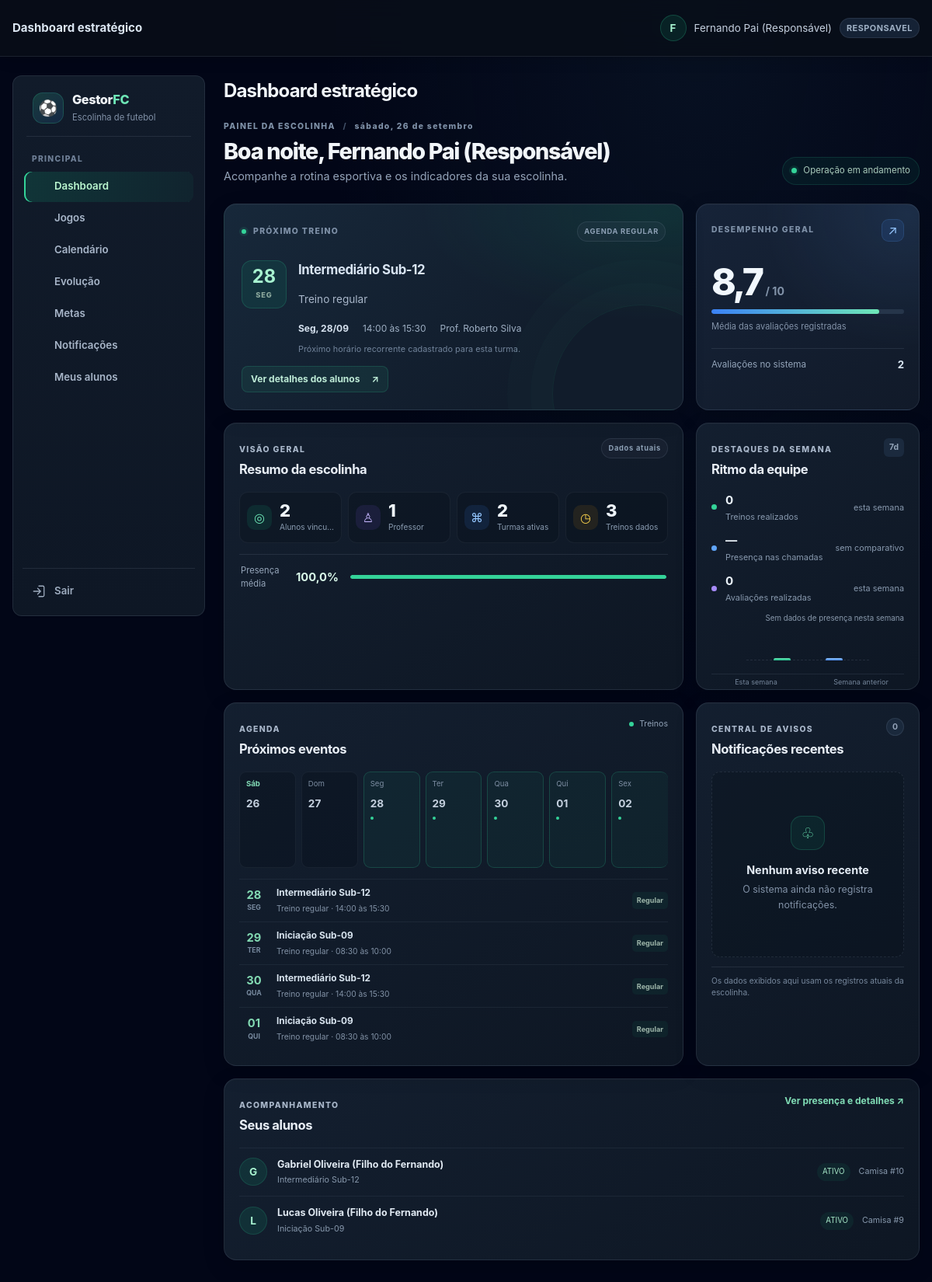
Page /dashboard.php (signed in) on the committed database.
### tables this page shows
CREATE TABLE TB_TURMA (
    COD_TURMA INT AUTO_INCREMENT PRIMARY KEY,
    COD_ESCOLINHA INT NOT NULL,
    COD_PROFESSOR INT NULL,
    NOME VARCHAR(50) NOT NULL,
    FAIXA_ETARIA VARCHAR(30) NOT NULL,
    DIAS_TREINO VARCHAR(100) NOT NULL,
    HORARIO VARCHAR(50) NOT NULL,
    CAPACIDADE INT DEFAULT 25,
    ATIVA TINYINT(1) DEFAULT 1,
    CRIADO_EM TIMESTAMP DEFAULT CURRENT_TIMESTAMP,
    FOREIGN KEY (COD_ESCOLINHA) REFERENCES TB_ESCOLINHA(COD_ESCOLINHA) ON DELETE CASCADE,
    FOREIGN KEY (COD_PROFESSOR) REFERENCES TB_USUARIO(COD_USUARIO) ON DELETE SET NULL
);

CREATE TABLE TB_USUARIO (
    COD_USUARIO INT AUTO_INCREMENT PRIMARY KEY,
    COD_ESCOLINHA INT NOT NULL,
    NOME VARCHAR(100) NOT NULL,
    EMAIL VARCHAR(100) NOT NULL UNIQUE,
    SENHA_HASH VARCHAR(255) NOT NULL,
    PERFIL ENUM('ADMIN', 'SECRETARIA', 'PROFESSOR', 'RESPONSAVEL', 'ALUNO') NOT NULL DEFAULT 'ADMIN',
    ATIVO TINYINT(1) DEFAULT 1,
    CRIADO_EM TIMESTAMP DEFAULT CURRENT_TIMESTAMP,
    FOREIGN KEY (COD_ESCOLINHA) REFERENCES TB_ESCOLINHA(COD_ESCOLINHA) ON DELETE CASCADE
);

CREATE TABLE TB_ALUNO (
    COD_ALUNO INT AUTO_INCREMENT PRIMARY KEY,
    COD_ESCOLINHA INT NOT NULL,
    COD_RESPONSAVEL INT NOT NULL,
    COD_USUARIO INT NULL UNIQUE,
    NOME VARCHAR(100) NOT NULL,
    DATA_NASCIMENTO DATE NOT NULL,
    POSICAO VARCHAR(30) DEFAULT 'Meio-Campo',
    NUMERO_CAMISA INT NULL,
    STATUS ENUM('ATIVO', 'INATIVO', 'PENDENTE') DEFAULT 'ATIVO',
    DATA_MATRICULA DATE DEFAULT (CURRENT_DATE),
    OBSERVACOES_MEDICAS TEXT NULL,
    CRIADO_EM TIMESTAMP DEFAULT CURRENT_TIMESTAMP,
    FOREIGN KEY (COD_ESCOLINHA) REFERENCES TB_ESCOLINHA(COD_ESCOLINHA) ON DELETE CASCADE,
    FOREIGN KEY (COD_RESPONSAVEL) REFERENCES TB_RESPONSAVEL(COD_RESPONSAVEL) ON DELETE RESTRICT,
    FOREIGN KEY (COD_USUARIO) REFERENCES TB_USUARIO(COD_USUARIO) ON DELETE SET NULL
);

### dashboard.php (the view, shortened to what the rows shown need)
<?php
require_once __DIR__ . '/includes/layout.php';
$db = getDB();
$escolinha = currentEscolinhaId();
$perfil = $_SESSION['user_role'];
$podeAdministrar = hasRole(['ADMIN', 'SECRETARIA']);
$podeDarAula = hasRole(['ADMIN', 'PROFESSOR']);
$podeGerenciarUsuarios = hasRole(['ADMIN']);
$ehResponsavel = $perfil === 'RESPONSAVEL';
$responsavel = 0;
$filhos = [];
if ($ehResponsavel) {
    $consulta = $db->prepare('SELECT COD_RESPONSAVEL FROM TB_RESPONSAVEL WHERE COD_USUARIO = ? AND COD_ESCOLINHA = ?');
    $consulta->execute([$_SESSION['user_id'], $escolinha]);
    $responsavel = (int) $consulta->fetchColumn();
    if ($responsavel) {
        $consulta = $db->prepare(
            "SELECT a.COD_ALUNO, a.NOME, a.STATUS, a.NUMERO_CAMISA,
                    GROUP_CONCAT(DISTINCT t.NOME ORDER BY t.NOME SEPARATOR ', ') AS TURMAS
             FROM TB_ALUNO a
             LEFT JOIN TB_MATRICULA m ON m.COD_ALUNO = a.COD_ALUNO AND m.STATUS = 'ATIVA'
             LEFT JOIN TB_TURMA t ON t.COD_TURMA = m.COD_TURMA
             WHERE a.COD_RESPONSAVEL = ? AND a.COD_ESCOLINHA = ?
             GROUP BY a.COD_ALUNO ORDER BY a.NOME"
        );
        $consulta->execute([$responsavel, $escolinha]);
        $filhos = $consulta->fetchAll();
    }
}
$parametrosTurma = [$escolinha];
$filtroTurma = '';
$filtroVinculoResponsavel = '';
$parametrosResponsavel = [];
if ($ehResponsavel) {
    $filtroVinculoResponsavel = $responsavel ? " AND EXISTS (
        SELECT 1 FROM TB_MATRICULA m
        JOIN TB_ALUNO aluno ON aluno.COD_ALUNO = m.COD_ALUNO
        WHERE m.COD_TURMA = t.COD_TURMA AND m.STATUS = 'ATIVA'
          AND aluno.COD_RESPONSAVEL = ? AND aluno.COD_ESCOLINHA = ?
    )" : ' AND 1 = 0';
    if ($responsavel) {
        $parametrosResponsavel = [$responsavel, $escolinha];
    }
}
$consulta = $db->prepare(
    'SELECT DISTINCT t.COD_TURMA, t.NOME, t.DIAS_TREINO, t.HORARIO,
            u.NOME AS PROFESSOR
     FROM TB_TURMA t
     LEFT JOIN TB_USUARIO u ON u.COD_USUARIO = t.COD_PROFESSOR AND u.ATIVO = 1
     WHERE t.COD_ESCOLINHA = ? AND t.ATIVA = 1' . $filtroTurma . $filtroVinculoResponsavel . '
     ORDER BY t.NOME'
);
$consulta->execute(array_merge($parametrosTurma, $parametrosResponsavel));
$turmasVisiveis = $consulta->fetchAll();
$relogio = $db->query("SELECT CURDATE() AS HOJE, TIME_FORMAT(CURTIME(), '%H:%i') AS AGORA")->fetch();
$hoje = new DateTimeImmutable($relogio['HOJE']);
$agora = $relogio['AGORA'];
function dashboardDiasTreino($dias) {
    $mapa = [
        'domingo' => 0, 'segunda' => 1, 'terça' => 2, 'terca' => 2,
        'quarta' => 3, 'quinta' => 4, 'sexta' => 5, 'sábado' => 6, 'sabado' => 6
    ];
    preg_match_all('/domingo|segunda|terça|terca|quarta|quinta|sexta|sábado|sabado/iu', (string) $dias, $correspondencias);
    $resultado = [];
    foreach ($correspondencias[0] as $dia) {
        $chave = mb_strtolower($dia, 'UTF-8');
        if (isset($mapa[$chave])) {
            $resultado[] = $mapa[$chave];
        }
    }
    return array_values(array_unique($resultado));
}
$agenda = [];
$eventosGravados = [];
foreach ($turmasVisiveis as $turma) {
    preg_match('/\b([01]?\d|2[0-3]):[0-5]\d\b/u', (string) $turma['HORARIO'], $horaTreino);
    $horaInicio = $horaTreino[0] ?? '';
    foreach (dashboardDiasTreino($turma['DIAS_TREINO']) as $diaSemana) {
        $deslocamento = ($diaSemana - (int) $hoje->format('w') + 7) % 7;
        $dataEvento = $hoje->modify('+' . $deslocamento . ' days')->format('Y-m-d');
        $chave = $dataEvento . '-' . $turma['COD_TURMA'];
        $aulaGravada = $eventosGravados[$chave] ?? null;
        $agenda[$chave] = [
            'data' => $dataEvento,
            'hora' => $horaInicio,
            'turma' => $turma['NOME'],
            'horario' => $turma['HORARIO'],
            'professor' => $turma['PROFESSOR'],
            'tema' => $aulaGravada['TEMA_TREINO'] ?? null,
            'registrado' => $aulaGravada !== null
        ];
    }
}
$agenda = array_values($agenda);
usort($agenda, function ($a, $b) {
    return [$a['data'], $a['hora'], $a['turma']] <=> [$b['data'], $b['hora'], $b['turma']];
});
$proximoTreino = $agenda[0] ?? null;
$agendaVisivel = array_slice($agenda, 0, 4);
$nomesDias = ['Dom', 'Seg', 'Ter', 'Qua', 'Qui', 'Sex', 'Sáb'];
$horaAtual = (int) substr($agora, 0, 2);
$saudacao = $horaAtual < 12 ? 'Bom dia' : ($horaAtual < 18 ? 'Boa tarde' : 'Boa noite');
$formatarData = function ($data) use ($nomesDias) {
    $dataObj = new DateTimeImmutable($data);
    return $nomesDias[(int) $dataObj->format('w')] . ', ' . $dataObj->format('d/m');
};
?>
<div class="dashboard-page">
    <header class="dashboard-boas-vindas">
        <div>
            <h2><?= e($saudacao) ?>, <?= e($_SESSION['username']) ?></h2>
        </div>
    </header>
    <div class="dashboard-grid">
        <section class="dashboard-card proximo-treino-card">
            <?php if ($proximoTreino): ?>
                <div class="treino-destaque">
                    <div class="treino-data"><strong><?= e((new DateTimeImmutable($proximoTreino['data']))->format('d')) ?></strong><span><?= e(strtoupper(substr($nomesDias[(int) (new DateTimeImmutable($proximoTreino['data']))->format('w')], 0, 3))) ?></span></div>
                    <div class="treino-info"><h2><?= e($proximoTreino['turma']) ?></h2><p><?= e($proximoTreino['tema'] ?: 'Treino regular') ?></p></div>
                </div>
                <div class="treino-meta"><span><strong><?= e($formatarData($proximoTreino['data'])) ?></strong></span><span><?= e($proximoTreino['horario']) ?></span><?php if ($proximoTreino['professor']): ?><span><?= e($proximoTreino['professor']) ?></span><?php endif; ?></div>
                <p class="dashboard-card-footnote"><?= $proximoTreino['registrado'] ? 'Aula cadastrada no sistema.' : 'Próximo horário recorrente cadastrado para esta turma.' ?></p>
            <?php else: ?>
                <div class="treino-vazio"><span class="treino-vazio-icone" aria-hidden="true">◷</span><div><h2>Nenhum treino próximo na agenda</h2><p>Não há horário recorrente futuro cadastrado para suas turmas visíveis.</p></div></div>
            <?php endif; ?>
        </section>
        <section class="dashboard-card resumo-card">
            <div class="dashboard-section-heading"><div><p class="dashboard-card-label">VISÃO GERAL</p><h2>Resumo da escolinha</h2></div><span class="resumo-periodo">Dados atuais</span></div>
        </section>
        <section class="dashboard-card semana-card">
            <div class="dashboard-section-heading"><div><p class="dashboard-card-label">DESTAQUES DA SEMANA</p><h2>Ritmo da equipe</h2></div><span class="semana-indicador" aria-hidden="true">7d</span></div>
        </section>
        <section class="dashboard-card calendario-card">
            <div class="dashboard-section-heading"><div><p class="dashboard-card-label">AGENDA</p><h2>Próximos eventos</h2></div><span class="agenda-legenda"><i></i>Treinos</span></div>
            <?php if ($agendaVisivel): ?>
                <div class="agenda-lista">
                    <?php foreach ($agendaVisivel as $evento): ?>
                        <article class="agenda-evento"><div class="agenda-evento-data"><strong><?= e((new DateTimeImmutable($evento['data']))->format('d')) ?></strong><span><?= e(strtoupper(substr($nomesDias[(int) (new DateTimeImmutable($evento['data']))->format('w')], 0, 3))) ?></span></div><div class="agenda-evento-info"><strong><?= e($evento['turma']) ?></strong><span><?= e($evento['tema'] ?: 'Treino regular') ?> · <?= e($evento['horario']) ?></span></div><span class="agenda-evento-status<?= $evento['registrado'] ? ' registrado' : '' ?>"><?= $evento['registrado'] ? 'Aula' : 'Regular' ?></span></article>
                    <?php endforeach; ?>
                </div>
            <?php else: ?>
                <p class="agenda-vazia">Nenhum treino previsto nos próximos sete dias, conforme os dias cadastrados nas turmas.</p>
            <?php endif; ?>
        </section>
        <section class="dashboard-card notificacoes-card">
            <div class="dashboard-section-heading"><div><p class="dashboard-card-label">CENTRAL DE AVISOS</p><h2>Notificações recentes</h2></div><span class="notificacao-contador">0</span></div>
        </section>
    </div>
    <?php if (!$ehResponsavel): ?>
        <section class="dashboard-card acoes-painel acoes-dashboard">
            <div class="dashboard-section-heading"><div><p class="dashboard-card-label">ATALHOS</p><h2>Ações rápidas</h2><p>Abra um formulário sem sair do painel.</p></div></div>
            <div class="grid gap-3 sm:grid-cols-2 xl:grid-cols-4">
                <?php if ($podeAdministrar): ?>
                    <button class="acao-rapida" type="button" data-tela="alunos.php?mini=1" data-titulo="Cadastrar aluno"><span>👥</span>Cadastrar aluno</button>
                    <button class="acao-rapida" type="button" data-tela="responsaveis.php?mini=1" data-titulo="Cadastrar responsável"><span>♧</span>Cadastrar responsável</button>
                    <button class="acao-rapida" type="button" data-tela="turmas.php?mini=1" data-titulo="Cadastrar turma"><span>⚽</span>Cadastrar turma</button>
                    <button class="acao-rapida" type="button" data-tela="matriculas.php?mini=1" data-titulo="Nova matrícula"><span>↔</span>Nova matrícula</button>
                    <button class="acao-rapida" type="button" data-tela="camisas.php?mini=1" data-titulo="Gerenciar camisas"><span>👕</span>Gerenciar camisas</button>
                <?php endif; ?>
                <?php if ($podeDarAula): ?>
                    <button class="acao-rapida" type="button" data-tela="aulas.php?mini=1" data-titulo="Cadastrar aula"><span>▣</span>Cadastrar aula</button>
                    <button class="acao-rapida" type="button" data-tela="aulas.php?mini=1&amp;chamadas=1" data-titulo="Fazer chamada"><span>✓</span>Fazer chamada</button>
                <?php endif; ?>
                <?php if ($podeGerenciarUsuarios): ?>
                    <button class="acao-rapida" type="button" data-tela="usuarios.php?mini=1" data-titulo="Cadastrar usuário"><span>☻</span>Cadastrar usuário</button>
                <?php endif; ?>
            </div>
        </section>
        <dialog class="modal-cadastro" id="modalCadastro" aria-labelledby="tituloModal">
            <header class="modal-cabecalho"><h2 id="tituloModal">Cadastro</h2><button type="button" class="fechar-modal" id="fecharModal" aria-label="Fechar">×</button></header>
            <iframe id="conteudoModal" title="Formulário de cadastro"></iframe>
        </dialog>
        <script>
            const modal = document.getElementById('modalCadastro');
            const iframe = document.getElementById('conteudoModal');
            const tituloModal = document.getElementById('tituloModal');
            document.querySelectorAll('.acao-rapida').forEach(function (botao) {
                botao.addEventListener('click', function () {
                    iframe.src = botao.dataset.tela;
                    tituloModal.textContent = botao.dataset.titulo;
                    modal.showModal();
                });
            });
            document.getElementById('fecharModal').addEventListener('click', function () { modal.close(); });
            modal.addEventListener('close', function () { iframe.src = 'about:blank'; });
        </script>
    <?php else: ?>
        <?php if (!$responsavel): ?>
            <section class="dashboard-card responsavel-vazio"><h2>Conta sem vínculo</h2><p>Peça à secretaria para associar seu usuário ao cadastro de responsável.</p></section>
        <?php elseif (!$filhos): ?>
            <section class="dashboard-card responsavel-vazio"><h2>Nenhum aluno vinculado</h2><p>Quando a secretaria cadastrar e vincular seus alunos, eles aparecerão aqui.</p></section>
        <?php else: ?>
            <section class="dashboard-card filhos-card"><div class="dashboard-section-heading"><div><p class="dashboard-card-label">ACOMPANHAMENTO</p><h2>Seus alunos</h2></div><a href="meus_alunos.php">Ver presença e detalhes <span aria-hidden="true">↗</span></a></div><div class="filhos-lista"><?php foreach ($filhos as $filho): ?><article><span class="filho-avatar" aria-hidden="true"><?= e(mb_strtoupper(mb_substr($filho['NOME'], 0, 1, 'UTF-8'), 'UTF-8')) ?></span><div><strong><?= e($filho['NOME']) ?></strong><span><?= e($filho['TURMAS'] ?: 'Sem matrícula ativa') ?></span></div><span class="filho-status"><?= e($filho['STATUS']) ?></span><span class="filho-camisa">Camisa <?= $filho['NUMERO_CAMISA'] === null ? '—' : '#' . (int) $filho['NUMERO_CAMISA'] ?></span></article><?php endforeach; ?></div></section>
        <?php endif; ?>
    <?php endif; ?>
</div>

### rows in the picture
tb_turma: NOME "Intermediário Sub-12", HORARIO "14:00 às 15:30", format "28", format "SEG", tema "Treino regular", format "30", format "QUA"
tb_usuario: NOME "Prof. Roberto Silva"
tb_turma: format "29", format "TER", NOME "Iniciação Sub-09", tema "Treino regular", HORARIO "08:30 às 10:00", format "01", format "QUI"
tb_aluno: NOME "G", NOME "Gabriel Oliveira (Filho do Fernando)", TURMAS "Intermediário Sub-12", STATUS "ATIVO", NUMERO_CAMISA "10"
tb_aluno: NOME "L", NOME "Lucas Oliveira (Filho do Fernando)", TURMAS "Iniciação Sub-09", STATUS "ATIVO", NUMERO_CAMISA "9"

### other values in the picture
$title "Dashboard estratégico"
$_SESSION['username'] "Fernando Pai (Responsável)"
$_SESSION['user_role'] "RESPONSAVEL"
$label "Dashboard Jogos Calendário Evolução Metas Notificações Meus alunos"
$dataHojeFormatada "sábado, 26 de setembro"
$saudacao "Boa noite"
$proximoTreino['tema'] ?: 'Treino regular' "Treino regular"
$formatarData($proximoTreino['data']) "Seg, 28/09"
$desempenhoMedio "8,7"
$totalAvaliacoes "2"
$totalAlunos "2"
$totalProfessores "1"
$totalTurmas "2"
$totalTreinos "3"
number_format($presencaMedia, 1, ',', '.') . '%' "100,0%"
